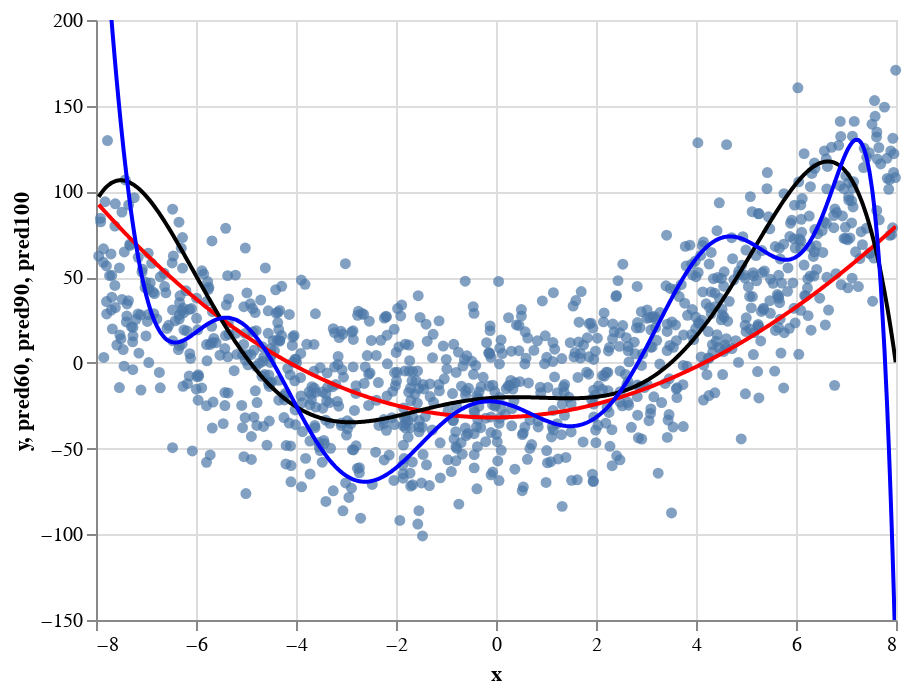

Source (notebook cell):
### Code cell
c + poly_fit(df, 3, 21, 60, "red") + poly_fit(df, 6, 30, 90, "black") + poly_fit(df, 11, 28, 100, "blue")

### Figure 1 — Vega-Lite specification as saved in the notebook (floating-point values rounded to 4 significant figures; data arrays with more than 128 entries replaced by an {"elided": "..."} marker saying what was removed)
{"config": {"view": {"continuousWidth": 400, "continuousHeight": 300}}, "layer": [{"data": {"name": "data-38a83843c9ea97a6f15dfb5ee34fe83d"}, "mark": "circle", "encoding": {"x": {"field": "x", "type": "quantitative"}, "y": {"field": "y", "scale": {"domain": [-150, 200]}, "type": "quantitative"}}}, {"data": {"name": "data-6f0fcc3d89ed00ec6ae9ec29521e5008"}, "mark": {"type": "line", "clip": true, "color": "red"}, "encoding": {"x": {"field": "x", "type": "quantitative"}, "y": {"field": "pred60", "type": "quantitative"}}}, {"data": {"name": "data-b2c2279f816eeb9111131ac1ba6b9336"}, "mark": {"type": "line", "clip": true, "color": "black"}, "encoding": {"x": {"field": "x", "type": "quantitative"}, "y": {"field": "pred90", "type": "quantitative"}}}, {"data": {"name": "data-a06a25b7c160e6866eed99cfd4dcede1"}, "mark": {"type": "line", "clip": true, "color": "blue"}, "encoding": {"x": {"field": "x", "type": "quantitative"}, "y": {"field": "pred100", "type": "quantitative"}}}], "$schema": "https://vega.github.io/schema/vega-lite/v4.17.0.json", "datasets": {"data-38a83843c9ea97a6f15dfb5ee34fe83d": {"elided": "1000 records"}, "data-6f0fcc3d89ed00ec6ae9ec29521e5008": {"elided": "1000 records"}, "data-b2c2279f816eeb9111131ac1ba6b9336": {"elided": "1000 records"}, "data-a06a25b7c160e6866eed99cfd4dcede1": {"elided": "1000 records"}}}
